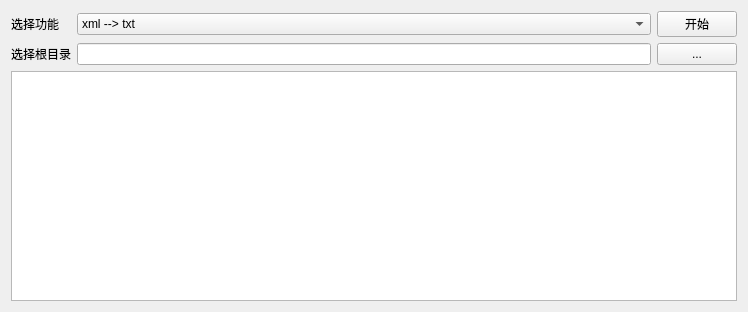
<?xml version="1.0" encoding="UTF-8"?>
<ui version="4.0">
 <class>FormatConvertForm</class>
 <widget class="QWidget" name="FormatConvertForm">
  <property name="geometry">
   <rect>
    <x>0</x>
    <y>0</y>
    <width>748</width>
    <height>312</height>
   </rect>
  </property>
  <property name="windowTitle">
   <string>标注格式转换工具</string>
  </property>
  <layout class="QGridLayout" name="gridLayout">
   <item row="0" column="1">
    <widget class="QComboBox" name="comboBox">
     <item>
      <property name="text">
       <string>xml --&gt; txt</string>
      </property>
     </item>
     <item>
      <property name="text">
       <string>txt  --&gt; xml</string>
      </property>
     </item>
    </widget>
   </item>
   <item row="1" column="2">
    <widget class="QPushButton" name="select_root_pushButton">
     <property name="text">
      <string>...</string>
     </property>
    </widget>
   </item>
   <item row="0" column="0">
    <widget class="QLabel" name="label_2">
     <property name="text">
      <string>选择功能</string>
     </property>
    </widget>
   </item>
   <item row="1" column="0">
    <widget class="QLabel" name="label">
     <property name="text">
      <string>选择根目录</string>
     </property>
    </widget>
   </item>
   <item row="3" column="0" colspan="3">
    <widget class="QTextBrowser" name="print_textBrowser"/>
   </item>
   <item row="1" column="1">
    <widget class="QLineEdit" name="root_display_lineEdit"/>
   </item>
   <item row="0" column="2">
    <widget class="QPushButton" name="start">
     <property name="text">
      <string>开始</string>
     </property>
    </widget>
   </item>
  </layout>
 </widget>
 <resources/>
 <connections/>
</ui>
